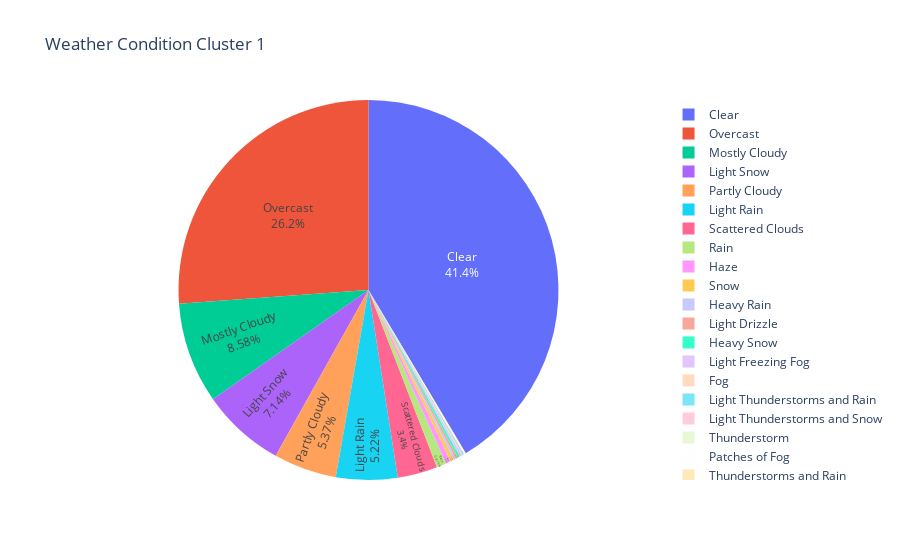

The code cell stored with this chart in its notebook:
### Code cell
cluster1_df['Counter'] = 1
fig = px.pie(data_frame=cluster1_df, values = 'Counter', names = 'Weather_Condition', title = 'Weather Condition Cluster 1')
fig.update_traces(textposition='inside', textinfo='percent+label')
fig.show()

### Figure 1 — Plotly figure (JSON) as saved in the notebook; plotly's stock layout.template omitted (floating-point values rounded to 4 significant figures; data arrays with more than 128 entries replaced by an {"elided": "..."} marker saying what was removed)
{"data": [{"domain": {"x": [0, 1], "y": [0, 1]}, "hoverlabel": {"namelength": 0}, "hovertemplate": "Weather_Condition=%{label}<br>Counter=%{value}", "labels": {"elided": "2087 str values"}, "legendgroup": "", "name": "", "showlegend": true, "textinfo": "percent+label", "textposition": "inside", "type": "pie", "values": {"elided": "2087 int values"}}], "layout": {"legend": {"tracegroupgap": 0}, "title": {"text": "Weather Condition Cluster 1"}}}
